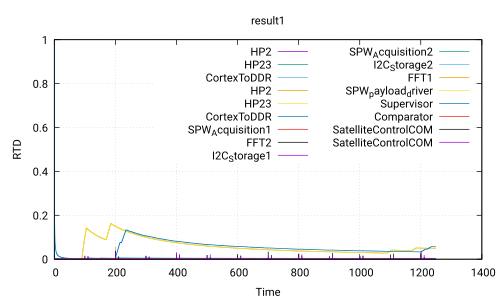

Here is the gnuplot script that generated this plot:
 set title 'result1'
 set ylabel 'RTD'
 set xlabel 'Time'
 set grid
 set term pdf
 set output 'Use_case_DoubleCamera_Safety.ATIPPIC.executable220.0_80.0.pdf'
 plot 'Use_case_DoubleCamera_Safety.ATIPPIC.executable220.0_80.0.csv' using 1:2 with lines title 'HP2','Use_case_DoubleCamera_Safety.ATIPPIC.executable220.0_80.0.csv' using 1:3 with lines title 'HP23','Use_case_DoubleCamera_Safety.ATIPPIC.executable220.0_80.0.csv' using 1:4 with lines title 'CortexToDDR','Use_case_DoubleCamera_Safety.ATIPPIC.executable220.0_80.0.csv' using 1:5 with lines title 'HP2','Use_case_DoubleCamera_Safety.ATIPPIC.executable220.0_80.0.csv' using 1:6 with lines title 'HP23','Use_case_DoubleCamera_Safety.ATIPPIC.executable220.0_80.0.csv' using 1:7 with lines title 'CortexToDDR','Use_case_DoubleCamera_Safety.ATIPPIC.executable220.0_80.0.csv' using 1:8 with lines title 'SPW_Acquisition1','Use_case_DoubleCamera_Safety.ATIPPIC.executable220.0_80.0.csv' using 1:9 with lines title 'FFT2','Use_case_DoubleCamera_Safety.ATIPPIC.executable220.0_80.0.csv' using 1:10 with lines title 'I2C_Storage1','Use_case_DoubleCamera_Safety.ATIPPIC.executable220.0_80.0.csv' using 1:11 with lines title 'SPW_Acquisition2','Use_case_DoubleCamera_Safety.ATIPPIC.executable220.0_80.0.csv' using 1:12 with lines title 'I2C_Storage2','Use_case_DoubleCamera_Safety.ATIPPIC.executable220.0_80.0.csv' using 1:13 with lines title 'FFT1','Use_case_DoubleCamera_Safety.ATIPPIC.executable220.0_80.0.csv' using 1:14 with lines title 'SPW_payload_driver','Use_case_DoubleCamera_Safety.ATIPPIC.executable220.0_80.0.csv' using 1:15 with lines title 'Supervisor','Use_case_DoubleCamera_Safety.ATIPPIC.executable220.0_80.0.csv' using 1:16 with lines title 'Comparator','Use_case_DoubleCamera_Safety.ATIPPIC.executable220.0_80.0.csv' using 1:17 with lines title 'SatelliteControlCOM','Use_case_DoubleCamera_Safety.ATIPPIC.executable220.0_80.0.csv' using 1:18 with lines title 'SatelliteControlCOM'
